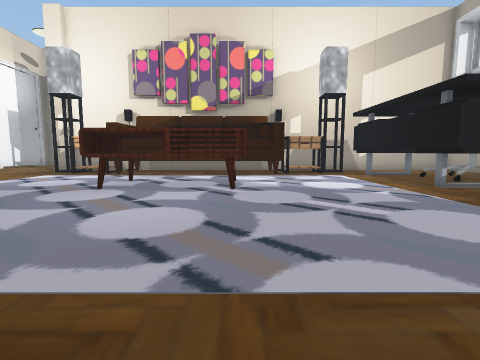
View 1 (above)

24 first-person views from a walk through a 3-D level made in the Unity game engine. The camera is 1.3 m above the floor, tilts 6° down and sees 85° across. Doors are open. The floor is counted in squares, 2 m on a side. Each view is taken from the middle of a square. On the plan, view 1 faces up. The plan holds only what a view shows up to about 9 squares ahead; the rest is blank. The place goes on beyond the plan. The player character is not drawn. Some surface patterns are stand-ins.

View 2
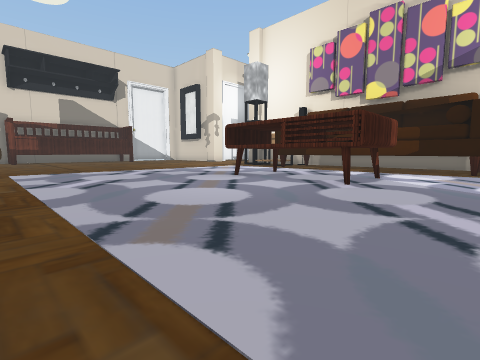

View 3
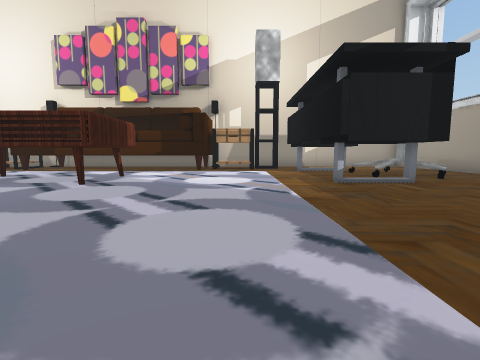

View 4
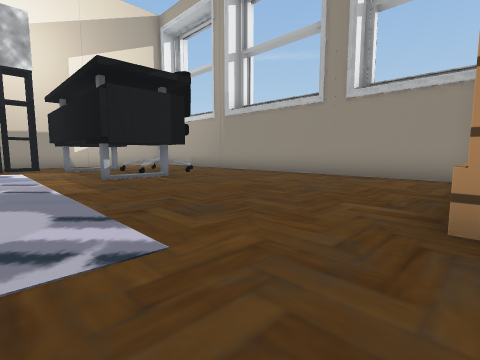

View 5
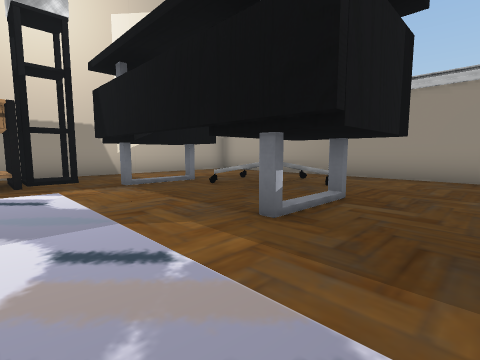

View 6
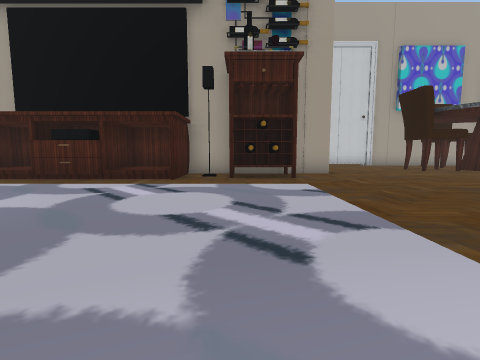

View 7
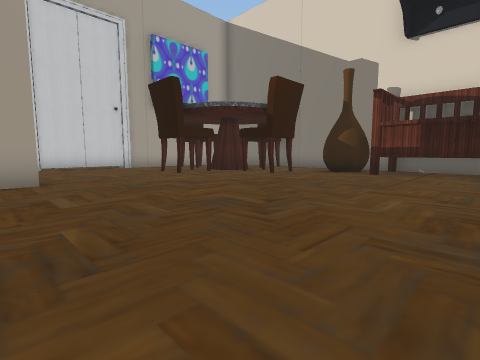

View 8
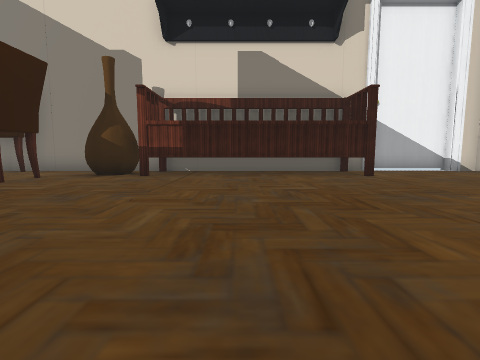

View 9
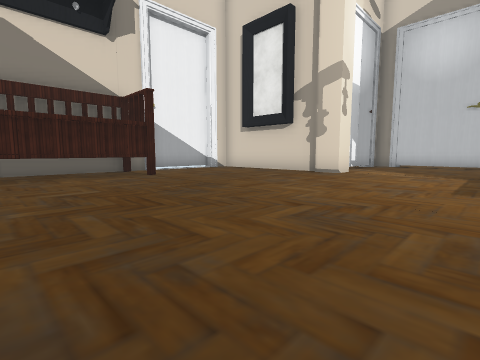

View 10
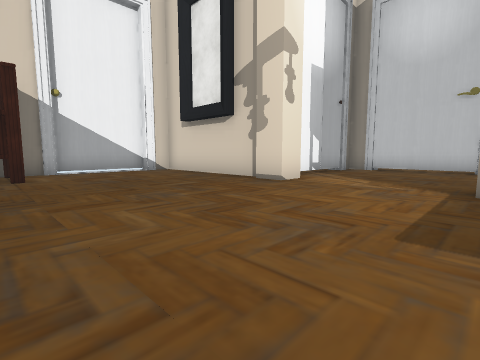

View 11
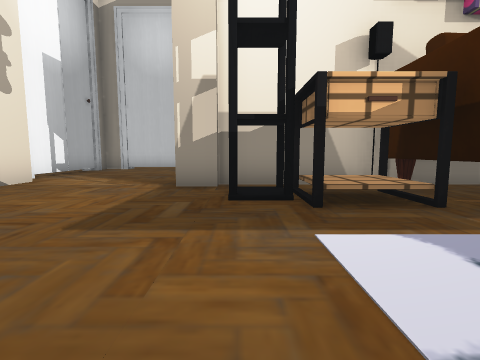

View 12
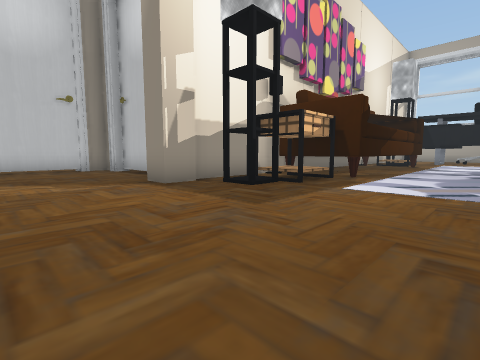

View 13
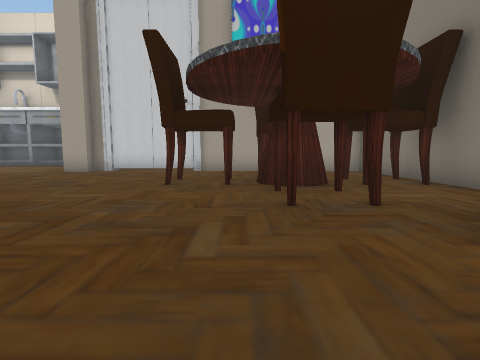

View 14
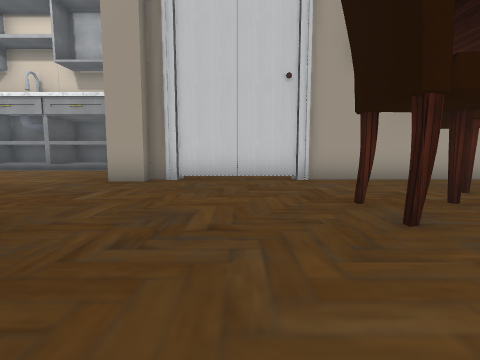

View 15
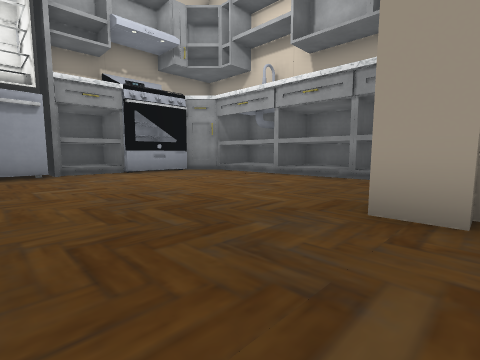

View 16
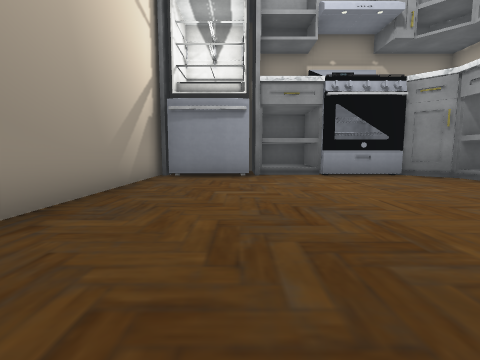

View 17
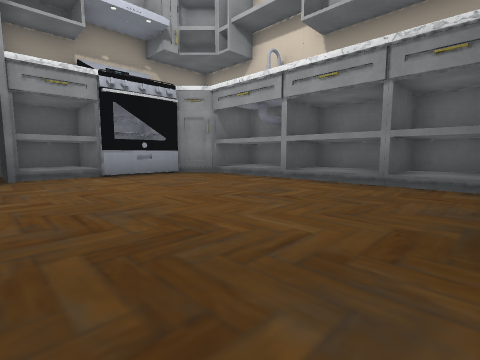

View 18
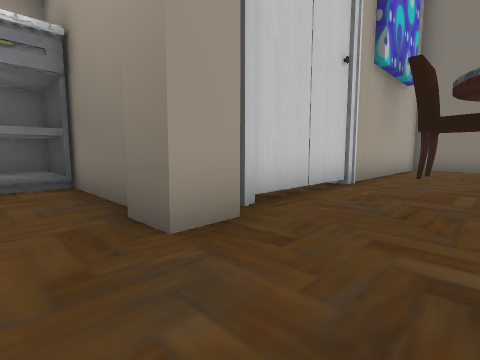

View 19
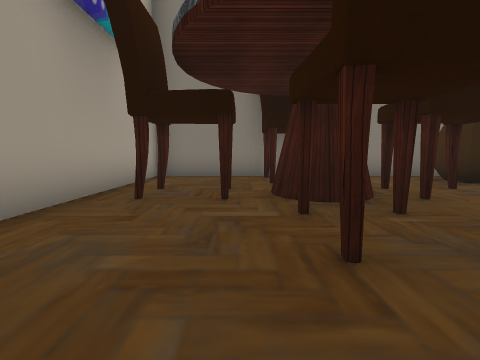

View 20
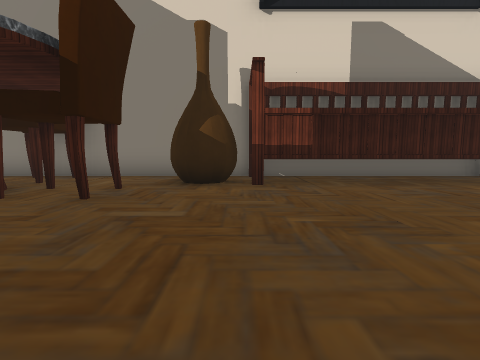

View 21
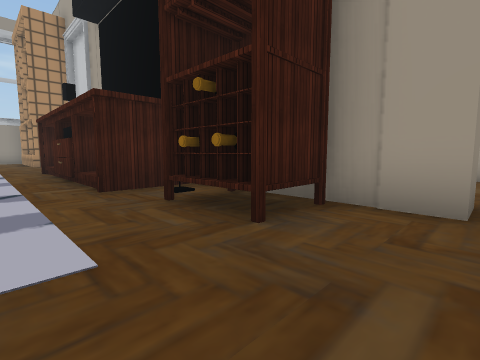

View 22
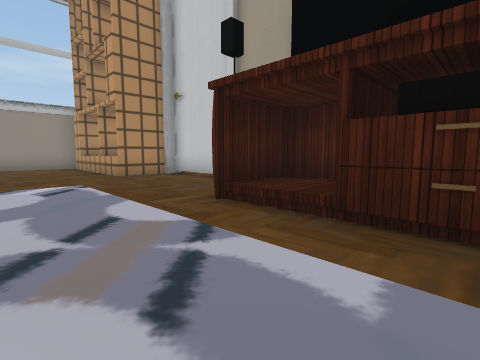

View 23
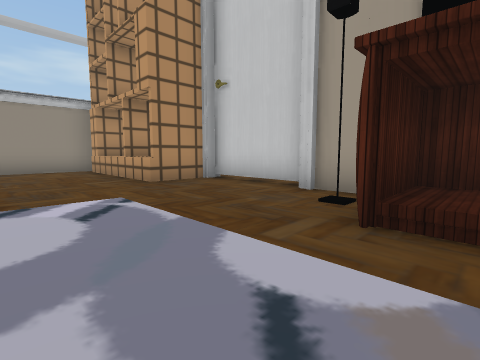

View 24
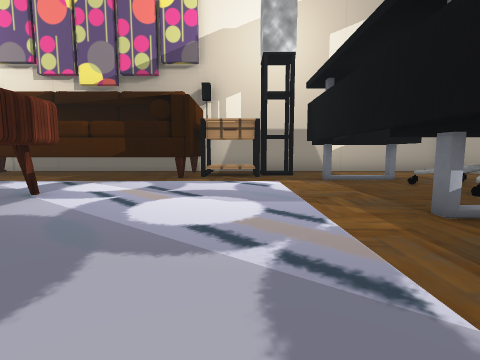

### Floor plan
Key: @ floor where view 1 was taken; # wall or solid block; x gap in a wall; . main floor; : floor 0.25 m higher than the main floor; + floor 0.5 m higher than the main floor; / step, stairs or slope; D open door; = window, fence, low wall or low ledge; ^ raised ledge; T thing the floor can be seen under or through; A table; R drawers; C chair; S vase; E stove; O other object.
Columns run from 19 left of view 1 to 11 right of it. Each row starts with its distance up from view 1.
 19        ####
 18         ...#
 17      #.....#
 16      =.....#
 15      #.....
 14   #####....          #######
 13  .........#####      #......  #
 12  ..........#AA#      #A:......#
 11 #...........A.########A...... #
 10 #........................x#=..#
  9 #.........................=#=.#
  8 ###.............T  T......==..#
  7  ##........ ....TTTT.....x#...#
  6   #........ ....TTTT..........#
  5   #...........................#
  4  ##...........................#
  3 ###...........................#
  2 #.S...........................#
  1 #.S............DD.DD..........#
  0 #..C........OOx#+R#@#....^^^^
 -1 #...........##.######....## #
 -2 #C..:.C....#####..D#######
 -3 #../#.C...........R
 -4 #.................RR#
 -5 #..C..............DD#
 -6 #..........#......DD#
 -7 ############.......EE
 -8           #........EE
 -9           #DDDDDDD#D
-10            DDDDD##D

Where each view was taken, in squares from view 1:
view 1: 0 up, 0 right, facing up
view 2: 1 up, 2 right, facing up-left
view 3: 1 up, 3 right, facing up
view 4: 0 up, 3 right, facing up-right
view 5: 5 up, 3 right, facing up-right
view 6: 7 up, 6 left, facing down
view 7: 5 up, 8 left, facing down-left
view 8: 5 up, 9 left, facing left
view 9: 5 up, 9 left, facing up-left
view 10: 8 up, 9 left, facing up-left
view 11: 8 up, 8 left, facing up
view 12: 8 up, 12 left, facing up-right
view 13: 3 up, 14 left, facing down
view 14: 0 up, 11 left, facing down
view 15: 3 down, 9 left, facing down-right
view 16: 4 down, 8 left, facing right
view 17: 4 down, 8 left, facing down-right
view 18: 4 down, 7 left, facing down-left
view 19: 4 down, 11 left, facing left
view 20: 2 up, 11 left, facing left
view 21: 2 up, 9 left, facing down-right
view 22: 3 up, 2 left, facing down-right
view 23: 3 up, 0 right, facing down-right
view 24: 4 up, 3 right, facing up
